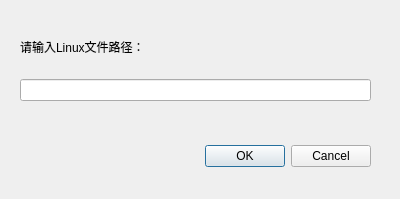
<?xml version="1.0" encoding="UTF-8"?>
<ui version="4.0">
 <class>ChooseDocDialog</class>
 <widget class="QDialog" name="ChooseDocDialog">
  <property name="geometry">
   <rect>
    <x>0</x>
    <y>0</y>
    <width>400</width>
    <height>199</height>
   </rect>
  </property>
  <property name="windowTitle">
   <string>Dialog</string>
  </property>
  <widget class="QDialogButtonBox" name="checkButton">
   <property name="geometry">
    <rect>
     <x>30</x>
     <y>140</y>
     <width>341</width>
     <height>32</height>
    </rect>
   </property>
   <property name="orientation">
    <enum>Qt::Horizontal</enum>
   </property>
   <property name="standardButtons">
    <set>QDialogButtonBox::Cancel|QDialogButtonBox::Ok</set>
   </property>
  </widget>
  <widget class="QWidget" name="verticalLayoutWidget">
   <property name="geometry">
    <rect>
     <x>20</x>
     <y>20</y>
     <width>351</width>
     <height>81</height>
    </rect>
   </property>
   <layout class="QVBoxLayout" name="verticalLayout">
    <item>
     <widget class="QLabel" name="label">
      <property name="text">
       <string>请输入Linux文件路径：</string>
      </property>
     </widget>
    </item>
    <item>
     <widget class="QLineEdit" name="pathText"/>
    </item>
   </layout>
  </widget>
 </widget>
 <resources/>
 <connections>
  <connection>
   <sender>checkButton</sender>
   <signal>accepted()</signal>
   <receiver>ChooseDocDialog</receiver>
   <slot>accept()</slot>
   <hints>
    <hint type="sourcelabel">
     <x>248</x>
     <y>254</y>
    </hint>
    <hint type="destinationlabel">
     <x>157</x>
     <y>274</y>
    </hint>
   </hints>
  </connection>
  <connection>
   <sender>checkButton</sender>
   <signal>rejected()</signal>
   <receiver>ChooseDocDialog</receiver>
   <slot>reject()</slot>
   <hints>
    <hint type="sourcelabel">
     <x>316</x>
     <y>260</y>
    </hint>
    <hint type="destinationlabel">
     <x>286</x>
     <y>274</y>
    </hint>
   </hints>
  </connection>
 </connections>
</ui>
